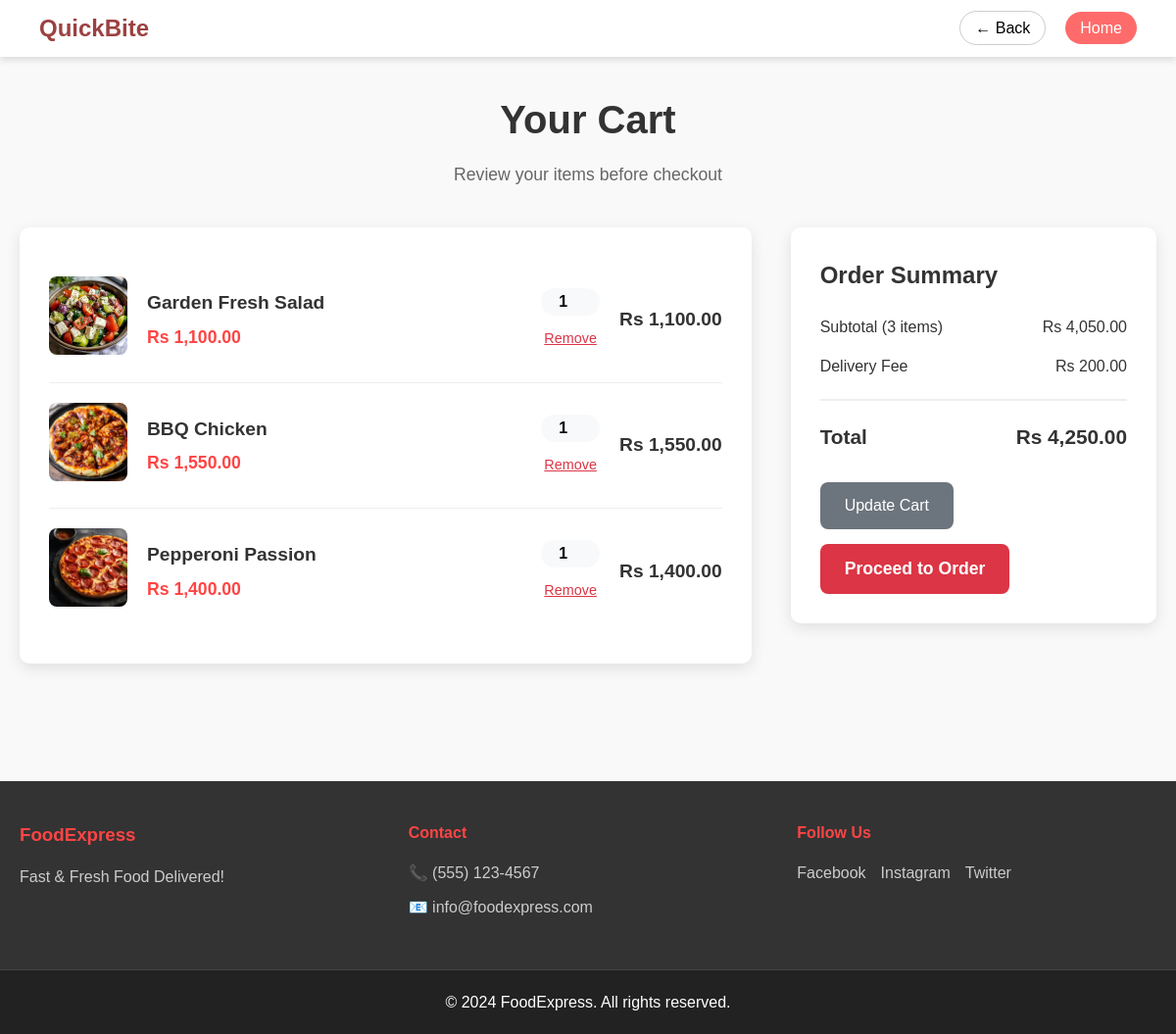
/cart/cart.php (signed in), run on the app's committed database.
### tables this page shows
CREATE TABLE `cart_items` (
  `id` int(11) NOT NULL,
  `user_id` int(11) NOT NULL,
  `item_id` int(11) NOT NULL,
  `quantity` int(11) NOT NULL,
  `price` decimal(10,2) NOT NULL,
  `name` varchar(255) NOT NULL,
  `image` varchar(255) NOT NULL,
  `created_at` timestamp NOT NULL DEFAULT current_timestamp()
);

### cart/cart.php (the view, shortened to what this page needs)
<?php
$conn = new mysqli("localhost", "root", "", "quickbite");
$cart = [];
$subtotal = 0;
$totalItems = 0;
if (isset($_SESSION['user_id'])) {
    $user_id = $_SESSION['user_id'];
} else {
    header('Location: auth.php');
    exit();
}
if (isset($user_id)) {
    $stmt = $conn->prepare("
        SELECT
            id,
            item_id,
            name,
            price,
            quantity,
            image
        FROM
            cart_items
        WHERE
            user_id = ?
    ");
    $stmt->bind_param("i", $user_id);
    $stmt->execute();
    $result = $stmt->get_result();
    if ($result->num_rows > 0) {
        while ($row = $result->fetch_assoc()) {
            $image_path = "../admin/uploads/" . htmlspecialchars($row['item_id']) . "/" . htmlspecialchars($row['image']);
            $cart[$row['id']] = [
                'name'     => $row['name'],
                'price'    => $row['price'],
                'quantity' => $row['quantity'],
                'image'    => $image_path,
            ];
        }
    }
}
foreach ($cart as $item) {
    $subtotal += $item['price'] * $item['quantity'];
    $totalItems += $item['quantity'];
}
$deliveryFee = 200;
$total = $subtotal + $deliveryFee;
?>
<!DOCTYPE html>
<html lang="en">
<head>
    <link rel="stylesheet" href="cart.css">
</head>
<body>
<?php require_once 'header/header.php'; ?>
    <div class="container">
        <div class="cart-header">
            <h1>Your Cart</h1>
            <p>Review your items before checkout</p>
        </div>
        <?php if (empty($cart)): ?>
            <div class="empty-cart">
                <div class="empty-cart-content">
                    <div class="empty-cart-icon">🛒</div>
                    <h2>Your cart is empty</h2>
                    <p>Looks like you haven't added any items to your cart yet.</p>
                    <a href="../Homepage/index.php"><button class="browse-menu-btn">Browse Menu</button></a>
                </div>
            </div>
        <?php else: ?>
        <form method="post" action="update_cart.php">
        <div class="cart-content">
            <div class="cart-items">
                <?php foreach ($cart as $id => $item): ?>
                    <div class="cart-item">
                        <div class="item-image">
                            <img src="<?= htmlspecialchars($item['image']) ?>" alt="<?= htmlspecialchars($item['name']) ?>">
                        </div>
                        <div class="item-details">
                            <h3><?= htmlspecialchars($item['name']) ?></h3>
                            <span class="item-price">Rs <?= number_format($item['price'], 2) ?></span>
                        </div>
                        <div class="item-controls">
                            <div class="quantity-controls">
                                <input type="number" name="quantities[<?= $id ?>]" value="<?= $item['quantity'] ?>" min="1" class="quantity-input">
                            </div>
                            <a href="remove_from_cart.php?item_id=<?= $id ?>"><button type="button" class="remove-btn">Remove</button></a>
                        </div>
                        <div class="item-total">
                            <span>Rs <?= number_format($item['price'] * $item['quantity'], 2) ?></span>
                        </div>
                    </div>
                <?php endforeach; ?>
            </div>
            <div class="cart-summary">
                <div class="summary-card">
                    <h3>Order Summary</h3>
                    <div class="summary-row">
                        <span>Subtotal (<?= $totalItems ?> items)</span>
                        <span>Rs <?= number_format($subtotal, 2) ?></span>
                    </div>
                    <div class="summary-row">
                        <span>Delivery Fee</span>
                        <span>Rs <?= number_format($deliveryFee, 2) ?></span>
                    </div>
                    <hr class="summary-divider">
                    <div class="summary-row total">
                        <span>Total</span>
                        <span>Rs <?= number_format($total, 2) ?></span>
                    </div>
                    <div class="cart-actions">
                        <a href="../Homepage/index.php"><button type="button" class="continue-shopping-btn">Update Cart</button></a>
                        <a href="../order/order.php"><button type="button" class="proceed-btn">Proceed to Order</button></a>
                    </div>
                </div>
            </div>
        </div>
        </form>
        <?php endif; ?>
    </div>
    <footer class="footer">
        <div class="footer-content">
            <div class="footer-section">
                <h3>FoodExpress</h3>
                <p>Fast & Fresh Food Delivered!</p>
            </div>
            <div class="footer-section">
                <h4>Contact</h4>
                <p>📞 (555) 123-4567</p>
                <p>📧 info@foodexpress.com</p>
            </div>
            <div class="footer-section">
                <h4>Follow Us</h4>
                <div class="social-links">
                    <a href="#">Facebook</a>
                    <a href="#">Instagram</a>
                    <a href="#">Twitter</a>
                </div>
            </div>
        </div>
        <div class="footer-bottom">
            <p>&copy; 2024 FoodExpress. All rights reserved.</p>
        </div>
    </footer>
</body>
</html>

### cart/header/header.php
<head>
    <link rel="stylesheet" href="header/header.css">
</head>
<header class="navbar">
    <div class="logo">QuickBite</div>
    <nav>
        <ul class="nav-links">
            <li><a href="#" onclick="history.back(); return false;" class="nav-button back-btn">← Back</a></li>
            <li><a href="../Homepage/index.php" class="nav-button home-btn">Home</a></li>
        </ul>
    </nav>
</header>

### cart/cart.css (style rules this page uses)
* { margin: 0; padding: 0; box-sizing: border-box; }
body { font-family: "Arial", sans-serif; line-height: 1.6; color: #333; background-color: #f8f9fa; }
.container { max-width: 1200px; margin: 0 auto; padding: 20px 20px; }
.cart-header { text-align: center; margin-bottom: 40px; }
.cart-header h1 { font-size: 2.5rem; color: #333; margin-bottom: 10px; }
.cart-header p { color: #666; font-size: 1.1rem; }
.cart-content { display: grid; grid-template-columns: 2fr 1fr; gap: 40px; margin-bottom: 40px; }
.cart-items { background: white; border-radius: 10px; padding: 30px; box-shadow: 0 5px 15px rgba(0, 0, 0, 0.1); }
.cart-item { display: grid; grid-template-columns: 80px 1fr auto auto; gap: 20px; align-items: center; padding: 20px 0; border-bottom: 1px solid #eee; }
.cart-item:last-child { border-bottom: none; }
.item-image img { width: 80px; height: 80px; object-fit: cover; border-radius: 8px; }
.item-details h3 { font-size: 1.2rem; margin-bottom: 5px; color: #333; }
.item-price { color: #ff4444; font-weight: bold; font-size: 1.1rem; }
.item-controls { display: flex; flex-direction: column; gap: 10px; align-items: center; }
.quantity-controls { display: flex; align-items: center; gap: 5px; background: #f8f9fa; border-radius: 25px; padding: 5px; }
.quantity-input { width: 50px; text-align: center; border: none; background: transparent; font-size: 1rem; font-weight: bold; }
.remove-btn { background: none; border: none; color: #dc3545; cursor: pointer; font-size: 0.9rem; text-decoration: underline; transition: color 0.3s ease; }
.item-total { font-weight: bold; font-size: 1.2rem; color: #333; }
.cart-summary { position: sticky; top: 100px; height: fit-content; }
.summary-card { background: white; border-radius: 10px; padding: 30px; box-shadow: 0 5px 15px rgba(0, 0, 0, 0.1); }
.summary-card h3 { font-size: 1.5rem; margin-bottom: 20px; color: #333; }
.summary-row { display: flex; justify-content: space-between; margin-bottom: 15px; font-size: 1rem; }
.summary-row.total { font-size: 1.3rem; font-weight: bold; color: #333; }
.summary-divider { border: none; border-top: 2px solid #eee; margin: 20px 0; }
.cart-actions { margin-top: 30px; display: flex; flex-direction: column; gap: 15px; }
.continue-shopping-btn { background: #6c757d; color: white; border: none; padding: 15px 25px; border-radius: 8px; font-size: 1rem; cursor: pointer; transition: background 0.3s ease; }
.proceed-btn { background: #dc3545; color: white; border: none; padding: 15px 25px; border-radius: 8px; font-size: 1.1rem; font-weight: bold; cursor: pointer; transition: background 0.3s ease; }
.footer { background: #333; color: white; margin-top: 60px; }
.footer-content { max-width: 1200px; margin: 0 auto; padding: 40px 20px; display: grid; grid-template-columns: repeat(auto-fit, minmax(250px, 1fr)); gap: 30px; }
.footer-section h3, .footer-section h4 { margin-bottom: 15px; color: #ff4444; }
.footer-section p { margin-bottom: 10px; color: #ccc; }
.social-links { display: flex; gap: 15px; }
.social-links a { color: #ccc; text-decoration: none; transition: color 0.3s ease; }
.footer-bottom { background: #222; text-align: center; padding: 20px; border-top: 1px solid #444; }

### cart/header/header.css (style rules this page uses)
body { margin: 0; padding-top: 70px; line-height: 1.6; background: #f9f9f9; color: #333; font-family: Arial, sans-serif; }
.navbar { position: fixed; top: 0; width: 100%; background-color: #ffffff; z-index: 999; display: flex; justify-content: space-between; align-items: center; padding: 10px 40px; box-shadow: 0 4px 6px rgba(0, 0, 0, 0.1); }
.logo { font-size: 1.5rem; color: rgb(156, 65, 65); font-weight: bold; }
.nav-links { list-style: none; display: flex; gap: 20px; align-items: center; }
.nav-links a { text-decoration: none; color: black; font-weight: 500; }
.nav-button { text-decoration: none; padding: 8px 15px; border-radius: 20px; transition: all 0.3s ease; }
.back-btn { color: black; border: 1px solid #ccc; }
.home-btn { background-color: #ff6b6b; color: white !important; border: none; }

### data on the page
cart_items: shows a picture, name "Garden Fresh Salad", price "1,100.00", quantity "1", $item['price'] * $item['quantity'] "1,100.00"
cart_items: shows a picture, name "BBQ Chicken", price "1,550.00", quantity "1", $item['price'] * $item['quantity'] "1,550.00"
cart_items: shows a picture, name "Pepperoni Passion", price "1,400.00", quantity "1", $item['price'] * $item['quantity'] "1,400.00"

### other printed values
$totalItems "3"
$subtotal "4,050.00"
$deliveryFee "200.00"
$total "4,250.00"
